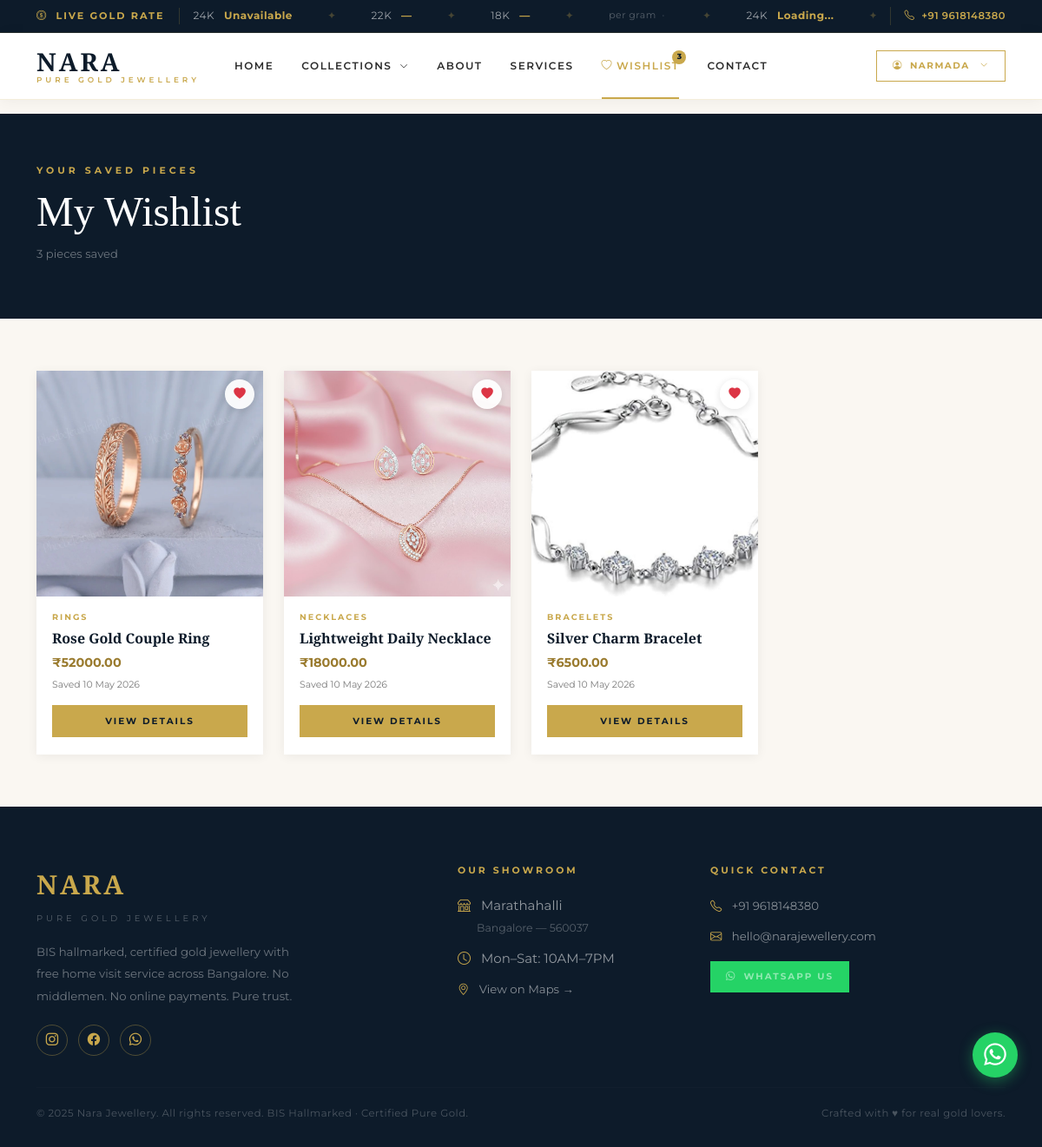
Screenshot of /wishlist/ (signed in) with the database file from the repository.
### wishlist/models.py (models this page shows, shortened)
class Wishlist(models.Model):
    user       = models.ForeignKey(User, on_delete=models.CASCADE)
    product    = models.ForeignKey(Product, on_delete=models.CASCADE)
    added_at   = models.DateTimeField(auto_now_add=True)
    class Meta:
        unique_together = ('user', 'product')  # prevent duplicate wishlist entries
        ordering = ['-added_at']

### products/models.py (models this page shows, shortened)
class Product(models.Model):
    product_name    = models.CharField(max_length=200)
    category        = models.ForeignKey(Category, on_delete=models.SET_NULL, null=True, blank=True)
    description     = models.TextField(blank=True)
    price           = models.DecimalField(max_digits=10, decimal_places=2)
    image           = models.ImageField(upload_to='products/', blank=True, null=True)
    stock_quantity  = models.PositiveIntegerField(default=0)
    created_at      = models.DateTimeField(auto_now_add=True)
    class Meta:
        ordering = ['-created_at']  # newest products first

class Category(models.Model):
    name = models.CharField(max_length=100)
    class Meta:
        verbose_name_plural = "Categories"

### wishlist/views.py (the view)
# urls.py: path('',                        views.wishlist_page,   name='wishlist_page'),
@login_required
def wishlist_page(request):
    wishlist_items = Wishlist.objects.filter(
        user=request.user
    ).select_related('product', 'product__category')
    return render(request, 'wishlist/wishlist.html', {
        'wishlist_items': wishlist_items,
    })

### products/context_processors.py (called while the page is built)
def nav_categories(request):
    return {
        'nav_categories': Category.objects.all()
    }

### templates/wishlist/wishlist.html (shortened to what this page needs)
{% extends 'base.html' %}
{% block content %}
<section style="background: var(--navy); padding: 56px 0 48px;">
  <div class="container">
    <p class="sec-label" style="color: var(--gold);">
      Your Saved Pieces
    </p>
    <h1 style="font-family: var(--serif);
               font-size: clamp(1.8rem, 4vw, 3rem);
               color: #fff;
               font-weight: 300;
               margin-bottom: 8px;">
      My Wishlist
    </h1>
    <p style="color: rgba(255,255,255,0.4); font-size: 0.82rem;">
      {{ wishlist_items.count }}
      piece{{ wishlist_items.count|pluralize }} saved
    </p>
  </div>
</section>
<section style="background: var(--cream); padding: 60px 0;">
  <div class="container">
    {% if wishlist_items %}
      <div class="row g-4">
        {% for item in wishlist_items %}
          <div class="col-6 col-md-4 col-lg-3">
            <div class="jewel-card shadow-sm h-100">
              <div style="position: relative; overflow: hidden;">
                <a href="{% url 'products:product_detail' item.product.pk %}">
                  {% if item.product.image %}
                    <img src="{{ item.product.image.url }}"
                         class="jewel-card-img"
                         alt="{{ item.product.product_name }}"
                         loading="lazy">
                  {% else %}
                    <div class="jewel-card-placeholder">
                      <div style="font-size: 2.5rem; opacity: 0.2;">💎</div>
                    </div>
                  {% endif %}
                </a>
                <button class="wishlist-toggle"
                        data-product-id="{{ item.product.pk }}"
                        data-card-id="wcard-{{ item.product.pk }}"
                        title="Remove from Wishlist"
                        style="position: absolute;
                               top: 10px;
                               right: 10px;
                               width: 34px;
                               height: 34px;
                               border-radius: 50%;
                               border: none;
                               background: rgba(255,255,255,0.92);
                               box-shadow: 0 2px 8px rgba(0,0,0,0.12);
                               display: flex;
                               align-items: center;
                               justify-content: center;
                               cursor: pointer;
                               z-index: 2;">
                  <i class="bi bi-heart-fill text-danger"
                     style="font-size: 0.85rem;"></i>
                </button>
              </div>
              <div id="wcard-{{ item.product.pk }}"
                   style="padding: 16px 18px 20px;">
                {% if item.product.category %}
                  <p style="font-size: 0.6rem;
                            font-weight: 700;
                            letter-spacing: 2px;
                            text-transform: uppercase;
                            color: var(--gold);
                            margin-bottom: 6px;">
                    {{ item.product.category.name }}
                  </p>
                {% endif %}
                <h6 style="font-family: var(--serif);
                           font-size: 1rem;
                           color: var(--navy);
                           font-weight: 600;
                           margin-bottom: 6px;">
                  <a href="{% url 'products:product_detail' item.product.pk %}"
                     style="text-decoration: none; color: inherit;">
                    {{ item.product.product_name }}
                  </a>
                </h6>
                <p style="font-size: 0.9rem;
                          font-weight: 700;
                          color: var(--gold-dark);
                          margin-bottom: 4px;">
                  ₹{{ item.product.price }}
                </p>
                <p style="font-size: 0.68rem;
                          color: var(--muted);
                          margin-bottom: 14px;">
                  Saved {{ item.added_at|date:"d M Y" }}
                </p>
                <a href="{% url 'products:product_detail' item.product.pk %}"
                   class="btn-gold w-100 text-center"
                   style="padding: 9px; font-size: 0.65rem; display: block;">
                  View Details
                </a>
              </div>
            </div>
          </div>
        {% endfor %}
      </div>
    {% endif %}
  </div>
</section>
{% endblock %}

### templates/base.html (shortened to what this page needs)
{% load static %}
<!DOCTYPE html>
<html lang="en">
<head>
  <link href="https://cdn.jsdelivr.net/npm/bootstrap@5.3.0/dist/css/bootstrap.min.css"
        rel="stylesheet">
  <link href="https://cdn.jsdelivr.net/npm/bootstrap-icons@1.10.5/font/bootstrap-icons.css"
        rel="stylesheet">
</head>
<body>
<div id="gold-ticker"
     style="background: var(--navy);
            color: rgba(255,255,255,0.6);
            font-size: 0.75rem;
            padding: 8px 0;
            border-bottom: 1px solid rgba(201,168,76,0.15);
            overflow: hidden;">
  <div class="container d-flex justify-content-between
              align-items-center">
    <div style="flex-shrink: 0;
                color: var(--gold);
                font-weight: 700;
                font-size: 0.7rem;
                letter-spacing: 2px;
                text-transform: uppercase;
                padding-right: 16px;
                border-right: 1px solid rgba(201,168,76,0.2);
                margin-right: 16px;
                white-space: nowrap;">
      <i class="bi bi-coin me-1"></i> Live Gold Rate
    </div>
    <div style="flex: 1; overflow: hidden; position: relative;">
      <div id="ticker-scroll"
           style="display: flex;
                  gap: 40px;
                  white-space: nowrap;
                  animation: tickerScroll 20s linear infinite;">
        <span>
          24K &nbsp;
          <strong id="rate-24k" style="color: var(--gold);">
          </strong>
        </span>
        <span style="color: rgba(201,168,76,0.3);">✦</span>
        <span>
          22K &nbsp;
          <strong id="rate-22k" style="color: var(--gold);">—</strong>
        </span>
        <span style="color: rgba(201,168,76,0.3);">✦</span>
        <span>
          18K &nbsp;
          <strong id="rate-18k" style="color: var(--gold);">—</strong>
        </span>
        <span style="color: rgba(201,168,76,0.3);">✦</span>
        <span style="color: rgba(255,255,255,0.3);
                     font-size: 0.68rem;">
          per gram &nbsp;·&nbsp;
        </span>
        <span style="color: rgba(201,168,76,0.3);">✦</span>
        <span>
          24K &nbsp;
          <strong class="rate-24k-dup"
                  style="color: var(--gold);">
            Loading...
          </strong>
        </span>
        <span style="color: rgba(201,168,76,0.3);">✦</span>
      </div>
    </div>
    <div style="flex-shrink: 0;
                padding-left: 16px;
                border-left: 1px solid rgba(201,168,76,0.2);
                margin-left: 16px;
                white-space: nowrap;">
      <a href="tel:+919618148380"
         style="color: var(--gold);
                text-decoration: none;
                font-size: 0.72rem;
                font-weight: 600;">
        <i class="bi bi-telephone me-1"></i>
        +91 9618148380
      </a>
    </div>
  </div>
</div>
<nav id="main-navbar" class="navbar navbar-expand-lg">
  <div class="container">
    <a href="{% url 'products:home' %}" class="navbar-brand-wrap me-4">
      <span class="brand-name">NARA</span>
      <span class="brand-tagline">Pure Gold Jewellery</span>
    </a>
    <div class="collapse navbar-collapse" id="navbarMenu">
      <ul class="navbar-nav me-auto">
        <li class="nav-item">
          <a class="nav-link" href="{% url 'products:home' %}">
            Home
          </a>
        </li>
        <li class="nav-item dropdown">
          <a class="nav-link dropdown-toggle"
             href="{% url 'products:product_list' %}"
             data-bs-toggle="dropdown">
            Collections
            <i class="bi bi-chevron-down dd-arrow"></i>
          </a>
        </li>
        <li class="nav-item">
          <a class="nav-link"
             href="{% url 'products:home' %}#about">
            About
          </a>
        </li>
        <li class="nav-item">
          <a class="nav-link"
             href="{% url 'products:home' %}#services">
            Services
          </a>
        </li>
        {% if user.is_authenticated %}
          <li class="nav-item" style="position: relative;">
            <a class="nav-link"
               href="{% url 'wishlist:wishlist_page' %}">
              <i class="bi bi-heart me-1"></i>Wishlist
            </a>
            <span id="wishlist-count"
                  class="wishlist-badge">
            </span>
          </li>
        {% endif %}
        <li class="nav-item">
          <a class="nav-link"
             href="{% url 'products:home' %}#contact">
            Contact
          </a>
        </li>
      </ul>
      <div class="nav-auth-area">
        {% if user.is_authenticated %}
          <div class="dropdown">
            <button class="btn-gold btn-gold-outline btn-gold-sm
                           dropdown-toggle d-flex align-items-center gap-2"
                    type="button"
                    data-bs-toggle="dropdown"
                    style="letter-spacing: 1.5px;">
              <i class="bi bi-person-circle"></i>
              <span class="d-none d-md-inline">{{ user.username }}</span>
              <i class="bi bi-chevron-down dd-arrow"
                 style="font-size: 0.55rem;"></i>
            </button>
          </div>
        {% endif %}
      </div>
    </div>
  </div>
</nav>
  <main>
    {% block content %}{% endblock %}
  </main>
  <footer id="main-footer">
  <div class="container">
    <div class="row g-5 align-items-start">
      <div class="col-12 col-md-5">
        <div class="footer-brand">NARA</div>
        <div class="footer-tagline">Pure Gold Jewellery</div>
        <p style="font-size: 0.83rem;
                  line-height: 1.9;
                  color: rgba(255,255,255,0.4);
                  max-width: 300px;
                  margin-bottom: 20px;">
          BIS hallmarked, certified gold jewellery
          with free home visit service across Bangalore.
          No middlemen. No online payments. Pure trust.
        </p>
        <div class="footer-social">
          <a href="https://instagram.com"
             target="_blank"
             title="Instagram">
            <i class="bi bi-instagram"></i>
          </a>
          <a href="https://facebook.com"
             target="_blank"
             title="Facebook">
            <i class="bi bi-facebook"></i>
          </a>
          <a href="https://wa.me/919618148380"
             target="_blank"
             title="WhatsApp">
            <i class="bi bi-whatsapp"></i>
          </a>
        </div>
      </div>
      <div class="col-6 col-md-3">
        <div class="footer-heading">Our Showroom</div>
        <ul class="footer-links">
          <li style="margin-bottom: 10px;">
            <i class="bi bi-shop me-2"
               style="color: var(--gold);"></i>
            Marathahalli<br>
            <span style="margin-left: 22px;
                         font-size: 0.78rem;
                         color: rgba(255,255,255,0.3);">
              Bangalore — 560037
            </span>
          </li>
          <li style="margin-bottom: 10px;">
            <i class="bi bi-clock me-2"
               style="color: var(--gold);"></i>
            Mon–Sat: 10AM–7PM
          </li>
          <li>
            <a href="https://maps.google.com/?q=Marathahalli,Bangalore"
               target="_blank">
              <i class="bi bi-geo-alt me-2"
                 style="color: var(--gold);"></i>
              View on Maps →
            </a>
          </li>
        </ul>
      </div>
      <div class="col-6 col-md-4">
        <div class="footer-heading">Quick Contact</div>
        <ul class="footer-links">
          <li style="margin-bottom: 10px;">
            <a href="tel:+919618148380">
              <i class="bi bi-telephone me-2"
                 style="color: var(--gold);"></i>
              +91 9618148380
            </a>
          </li>
          <li style="margin-bottom: 10px;">
            <a href="mailto:hello@narajewellery.com">
              <i class="bi bi-envelope me-2"
                 style="color: var(--gold);"></i>
              hello@narajewellery.com
            </a>
          </li>
          <li style="margin-top: 16px;">
            <a href="https://wa.me/919618148380?text=Hi! I'm interested in Nara Jewellery."
               target="_blank"
               class="btn-wa"
               style="padding: 9px 18px;
                      font-size: 0.65rem;">
              <i class="bi bi-whatsapp"></i>
              WhatsApp Us
            </a>
          </li>
        </ul>
      </div>
    </div>
    <hr class="footer-divider">
    <div class="d-flex justify-content-between
                align-items-center flex-wrap gap-2">
      <p class="footer-bottom mb-0">
        © 2025 Nara Jewellery. All rights reserved.
        BIS Hallmarked · Certified Pure Gold.
      </p>
      <p class="footer-bottom mb-0">
        Crafted with ♥ for real gold lovers.
      </p>
    </div>
  </div>
</footer>
<a href="https://wa.me/919618148380?text=Hi! I'm interested in Nara Jewellery."
   target="_blank"
   id="whatsapp-float"
   title="Chat with us on WhatsApp"
   style="position: fixed;
          bottom: 80px;
          right: 28px;
          width: 52px;
          height: 52px;
          background: #25D366;
          border-radius: 50%;
          display: flex;
          align-items: center;
          justify-content: center;
          box-shadow: 0 4px 16px rgba(37,211,102,0.4);
          z-index: 998;
          text-decoration: none;
          transition: transform 0.2s ease;"
   onmouseover="this.style.transform='scale(1.1)'"
   onmouseout="this.style.transform='scale(1)'">
  <i class="bi bi-whatsapp"
     style="font-size: 1.6rem; color: #fff;"></i>
</a>
</body>
</html>

### rows the page displays
Wishlist: product.image (picture), product.category.name "RINGS", product.product_name "Rose Gold Couple Ring", product.price "52000.00", added_at "10 May 2026"
Wishlist: product.image (picture), product.category.name "NECKLACES", product.product_name "Lightweight Daily Necklace", product.price "18000.00", added_at "10 May 2026"
Wishlist: product.image (picture), product.category.name "BRACELETS", product.product_name "Silver Charm Bracelet", product.price "6500.00", added_at "10 May 2026"

### other values shown
{{ user.username }} "NARMADA"
{{ wishlist_items.count }} "3"
